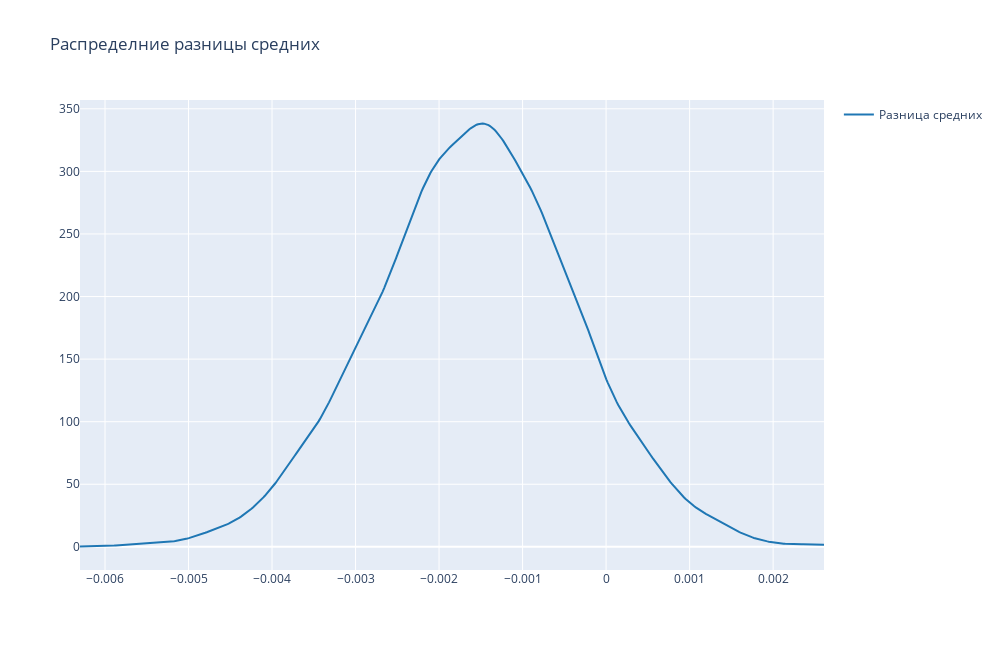

Notebook code for this chart:
### Markdown cell above
В колонке diff посчитаем разницу между средними и посмотрим на распределение.

### Code cell
boot_1d['diff'] = boot_1d.new_page-boot_1d.old_page

hist_data = [list(boot_1d['diff'])]
group_labels = ['Разница средних']

fig = ff.create_distplot(hist_data, group_labels, show_hist=False, bin_size=.01, show_rug=False)

fig.update_layout(height=650, width=1000, title_text='Распределние разницы средних')
fig.show()

display(Image(filename='img/avg_diff_distribution.png', width=800))

### Figure 1 — Plotly figure (JSON) as saved in the notebook; plotly's stock layout.template omitted (floating-point values rounded to 4 significant figures; data arrays with more than 128 entries replaced by an {"elided": "..."} marker saying what was removed)
{"data": [{"legendgroup": "Разница средних", "marker": {"color": "rgb(31, 119, 180)"}, "mode": "lines", "name": "Разница средних", "showlegend": true, "type": "scatter", "x": {"elided": "500 float values"}, "xaxis": "x", "y": {"elided": "500 float values"}, "yaxis": "y"}], "layout": {"barmode": "overlay", "height": 650, "hovermode": "closest", "legend": {"traceorder": "reversed"}, "title": {"text": "Распределние разницы средних"}, "width": 1000, "xaxis": {"anchor": "y2", "domain": [0, 1], "zeroline": false}, "yaxis": {"anchor": "free", "domain": [0, 1], "position": 0}}}
